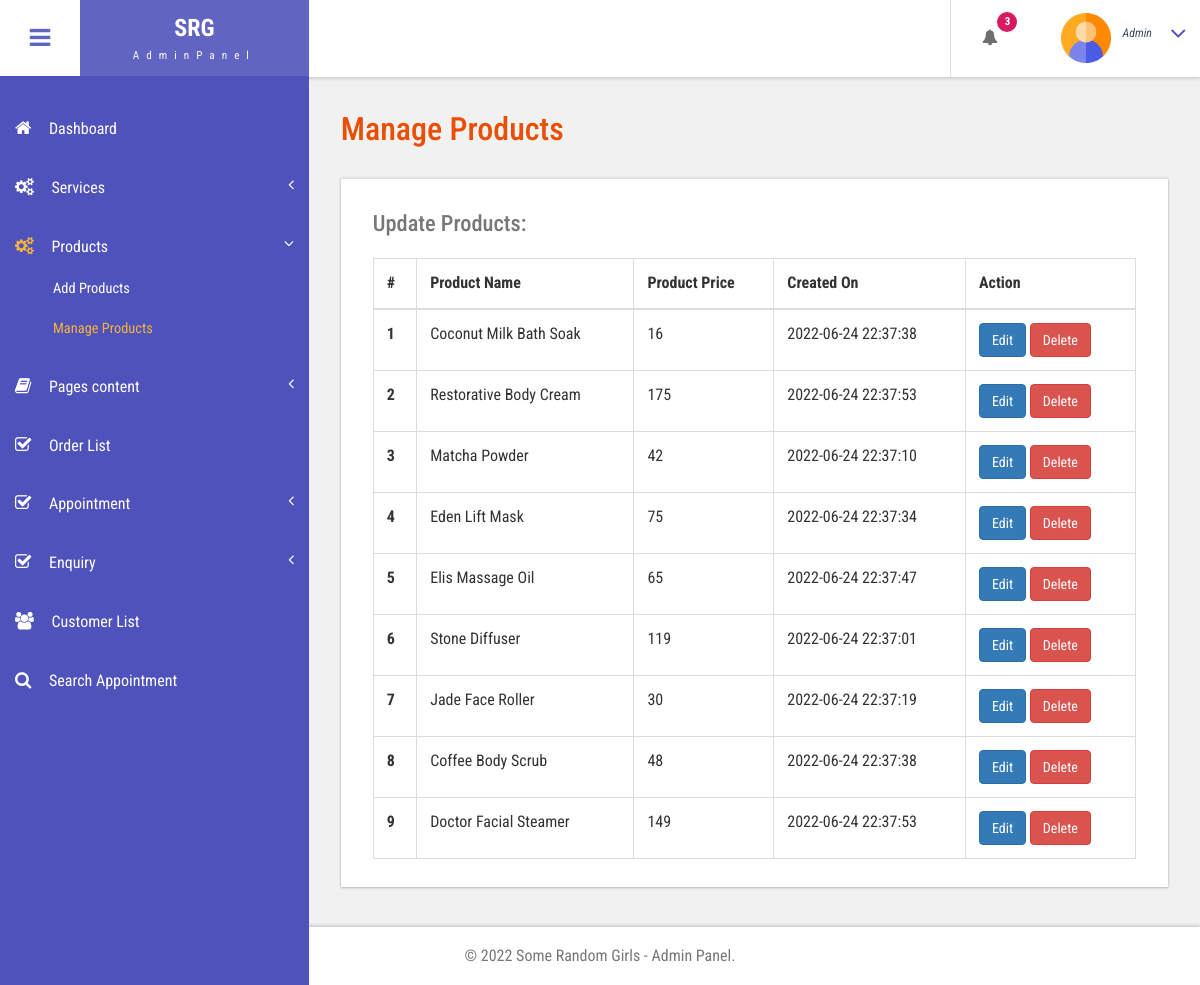
/bpms1/admin/manage-products.php (signed in), run on the app's committed database.
### tables this page shows
CREATE TABLE IF NOT EXISTS `tblproducts` (
  `ID` int(10) NOT NULL AUTO_INCREMENT,
  `ProductName` varchar(200) DEFAULT NULL,
  `ProductDescription` mediumtext,
  `Cost` int(10) DEFAULT NULL,
  `Image` varchar(200) DEFAULT NULL,
  `CreationDate` timestamp NULL DEFAULT CURRENT_TIMESTAMP, 
    PRIMARY KEY (`ID`)
);

### bpms1/admin/manage-products.php (the view, shortened to what this page needs)
<?php
include('includes/dbconnection.php');
if (strlen($_SESSION['bpmsuid']==0)) {
  header('location:logout.php');
  } else{
  ?>
<!DOCTYPE HTML>
<html>
<head>
<link href="css/bootstrap.css" rel='stylesheet' type='text/css' />
<link href="css/style.css" rel='stylesheet' type='text/css' />
<link href="css/font-awesome.css" rel="stylesheet">
<link href="css/animate.css" rel="stylesheet" type="text/css" media="all">
<link href="css/custom.css" rel="stylesheet">
</head>
<body class="cbp-spmenu-push">
	<div class="main-content">
		 <?php include_once('includes/sidebar.php');?>
		 <?php include_once('includes/header.php');?>
		<div id="page-wrapper">
			<div class="main-page">
				<div class="tables">
					<h3 class="title1">Manage Products</h3>
					<div class="table-responsive bs-example widget-shadow">
						<h4>Update Products:</h4>
						<table class="table table-bordered"> <thead> <tr> <th>#</th> <th>Product Name</th> <th>Product Price</th> <th>Created On</th><th>Action</th> </tr> </thead> <tbody>
<?php
$ret=mysqli_query($con,"select * from  tblproducts");
$cnt=1;
while ($row=mysqli_fetch_array($ret)) {
?>
						 <tr> <th scope="row"><?php echo $cnt;?></th> <td><?php  echo $row['ProductName'];?></td> <td><?php  echo $row['Cost'];?></td><td><?php  echo $row['CreationDate'];?></td> <td>
						 	<a href="edit-products.php?editid=<?php echo $row['ID'];?>" class="btn btn-primary">Edit</a>
						 	<a href="manage-products.php?delid=<?php echo $row['ID'];?>" class="btn btn-danger" onClick="return confirm('Are you sure you want to delete?')">Delete</a>
						 	</td> </tr>   <?php
$cnt=$cnt+1;
}?></tbody> </table>
					</div>
				</div>
			</div>
		</div>
		 <?php include_once('includes/footer.php');?>
	</div>
</body>
</html>
<?php }  ?>

### bpms1/admin/css/style.css (style rules this page uses)
h4, h5, h6, h1, h2, h3 { margin: 0; }
html, body { font-family: 'Roboto Condensed', sans-serif; font-size: 100%; overflow-x: hidden; background: #fff; }
body a { transition: 0.5s all ease; -webkit-transition: 0.5s all ease; -moz-transition: 0.5s all ease; -o-transition: 0.5s all ease; -ms-transition: 0.5s all ease; text-decoration:none; }
h1,h2,h3,h4,h5,h6 { margin:0; }
.main-content { position: relative; }
.cbp-spmenu-push { overflow-x: hidden; position: relative; }
.cbp-spmenu, .cbp-spmenu-push { -webkit-transition: all 0.3s ease; -moz-transition: all 0.3s ease; transition: all 0.3s ease; }
.cbp-spmenu-push div#page-wrapper { margin: 0 0 0 19.3em; transition:.5s all; -webkit-transition:.5s all; -moz-transition:.5s all; }
.widget-shadow { background-color: #fff; box-shadow: 0 -1px 3px rgba(0,0,0,.12),0 1px 2px rgba(0,0,0,.24); -webkit-box-shadow: 0 -1px 3px rgba(0,0,0,.12),0 1px 2px rgba(0,0,0,.24); -moz-box-shadow: 0 -1px 3px rgba(0,0,0,.12),0 1px 2px rgba(0,0,0,.24); }
h3.title1 { font-size: 2em; color: #e94e02; margin-bottom: 0.8em; }
.table > thead > tr > th, .table > tbody > tr > th, .table > tfoot > tr > th, .table > thead > tr > td, .table > tbody > tr > td, .table > tfoot > tr > td { border-top: none; }
.tables h4 { font-size: 1.4em; margin-bottom: 1em; color: #777777; }
.tables .panel-body ,.tables .bs-example { padding: 2em 2em 0.5em; }
.tables .table > thead > tr > th, .tables .table > tbody > tr > th, .tables .table > tfoot > tr > th, .tables .table > thead > tr > td, .tables .table > tbody > tr > td, .tables .table > tfoot > tr > td { padding: 13px; border-top: 1px solid #E0E0E0; }
.bs-example { margin-top: 2em; }

### bpms1/admin/css/custom.css (style rules this page uses)
#page-wrapper { padding:7em 2em 2.5em; background-color: #F1F1F1; }

### data on the page
tblproducts: ProductName "Coconut Milk Bath Soak", Cost "16", CreationDate "2022-06-24 22:37:38"
tblproducts: ProductName "Restorative Body Cream", Cost "175", CreationDate "2022-06-24 22:37:53"
tblproducts: ProductName "Matcha Powder", Cost "42", CreationDate "2022-06-24 22:37:10"
tblproducts: ProductName "Eden Lift Mask", Cost "75", CreationDate "2022-06-24 22:37:34"
tblproducts: ProductName "Elis Massage Oil", Cost "65", CreationDate "2022-06-24 22:37:47"
tblproducts: ProductName "Stone Diffuser", Cost "119", CreationDate "2022-06-24 22:37:01"
tblproducts: ProductName "Jade Face Roller", Cost "30", CreationDate "2022-06-24 22:37:19"
tblproducts: ProductName "Coffee Body Scrub", Cost "48", CreationDate "2022-06-24 22:37:38"
tblproducts: ProductName "Doctor Facial Steamer", Cost "149", CreationDate "2022-06-24 22:37:53"

### other printed values
$num "3"
